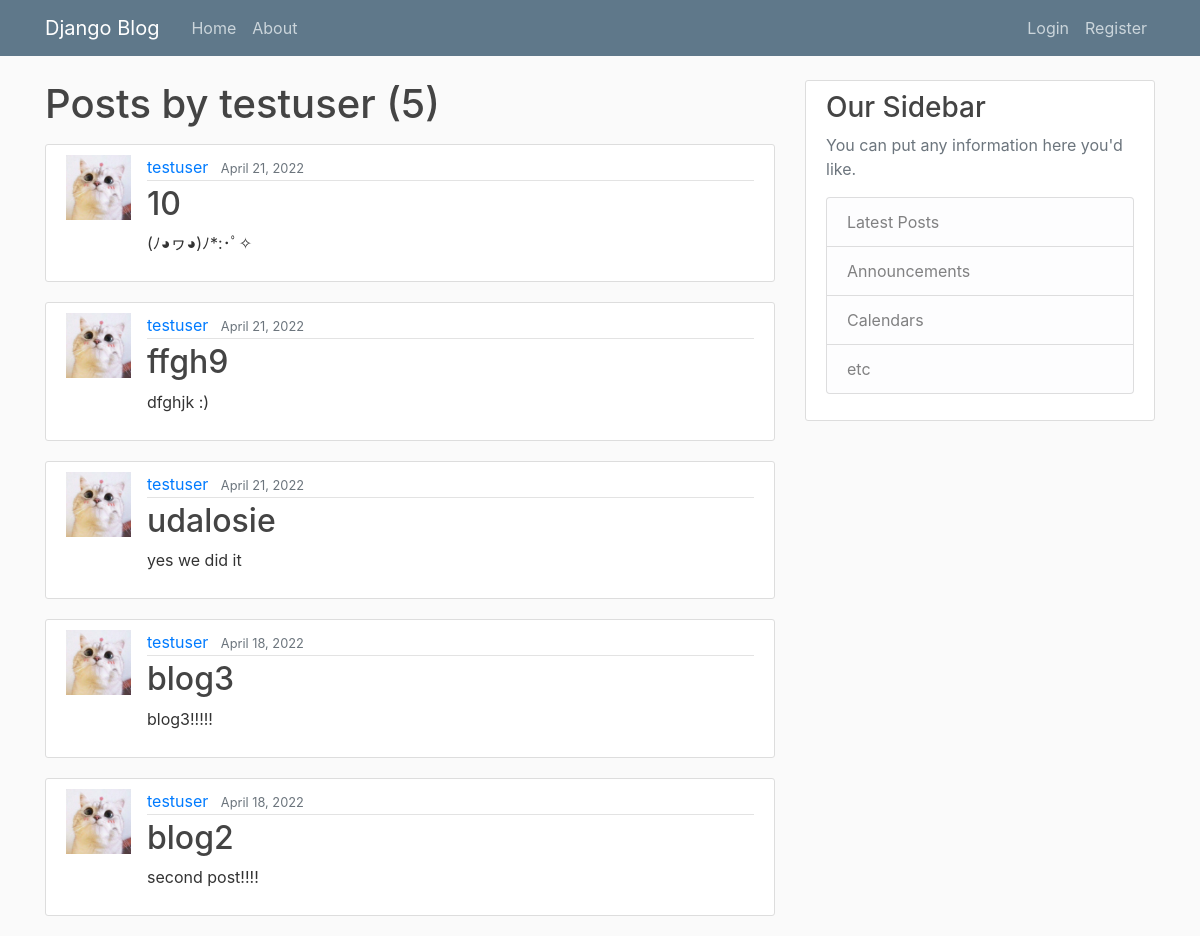
The app's page /user/testuser with its own data.
### blog/models.py (models this page shows, shortened)
class Post(models.Model):
	title = models.CharField(max_length=100)
	content = models.TextField()
	date_posted = models.DateTimeField(default=timezone.now)
	author = models.ForeignKey(User, on_delete=models.CASCADE)

### users/models.py (models this page shows, shortened)
class Profile(models.Model):
    user = models.OneToOneField(User, on_delete=models.CASCADE)
    image = models.ImageField(default='default.jpg', upload_to='profile_pics')

### blog/views.py (the view)
# urls.py: path('user/<str:username>', UserPostListView.as_view(), name="user-posts"),
class UserPostListView(ListView):
	model = Post
	template_name = 'blog/user_posts.html'
	context_object_name = 'posts'
	ordering = ['-date_posted']
	paginate_by = 5
	def get_queryset(self):
		user = get_object_or_404(User, username=self.kwargs.get('username'))
		return Post.objects.filter(author=user).order_by('-date_posted')

### blog/templates/blog/user_posts.html (shortened to what this page needs)
{% extends "blog/base.html" %}
{% block content %}
	<h1 class="mb-3">Posts by {{ view.kwargs.username }} ({{ page_obj.paginator.count }})</h1>
	{% for post in posts %}
		<article class="media content-section">
			<img class="rounded-cirle article-img" src="{{ post.author.profile.image.url }}">
 			<div class="media-body">
   				<div class="article-metadata">
      				<a class="mr-2" href="{% url 'user-posts' post.author.username %}">{{ post.author }}</a>
      				<small class="text-muted">{{ post.date_posted | date:"F d, Y" }}</small>
    			</div>
    			<h2><a class="article-title" href="{% url 'post-detail' post.id %}">{{ post.title }}</a></h2>
    			<p class="article-content">{{ post.content }}</p>
 			</div>
		</article>
	{% endfor %}
{% endblock content %}

### blog/templates/blog/base.html (shortened to what this page needs)
{% load static %}
<!doctype html>
<html lang="en">
  <head>
    <link rel="stylesheet" href="https://cdn.jsdelivr.net/npm/bootstrap@4.0.0/dist/css/bootstrap.min.css">
    <link rel="stylesheet" type="text/css" href="{% static 'blog/main.css' %}">
  </head>
  <body>
	<header class="site-header">
	  <nav class="navbar navbar-expand-md navbar-dark bg-steel fixed-top">
	    <div class="container">
	      <a class="navbar-brand mr-4" href="{% url 'blog-home' %}">Django Blog</a>
	      <div class="collapse navbar-collapse" id="navbarToggle">
	        <div class="navbar-nav mr-auto">
	          <a class="nav-item nav-link" href="{% url 'blog-home' %}">Home</a>
	          <a class="nav-item nav-link" href="{% url 'blog-about' %}">About</a>
	        </div>
	        <div class="navbar-nav">
	        	{% if user.is_authenticated %}
						<a class="nav-item nav-link" href="{% url 'profile' %}">Profile</a>
						<a class="nav-item nav-link" href="{% url 'post-create' %}">New Post</a>
	        	<a class="nav-item nav-link" href="{% url 'logout' %}">Logout</a>
	        	{% else %}
	          <a class="nav-item nav-link" href="{% url 'login' %}">Login</a>
	          <a class="nav-item nav-link" href="{% url 'register' %}">Register</a>
	          {% endif %}
	        </div>
	      </div>
	    </div>
	  </nav>
	</header>
	<main role="main" class="container">
	  <div class="row">
	    <div class="col-md-8">
	      {% block content %}{% endblock %}
	    </div>
	    <div class="col-md-4">
	      <div class="content-section">
	        <h3>Our Sidebar</h3>
	        <p class='text-muted'>You can put any information here you'd like.
	          <ul class="list-group">
	            <li class="list-group-item list-group-item-light">Latest Posts</li>
	            <li class="list-group-item list-group-item-light">Announcements</li>
	            <li class="list-group-item list-group-item-light">Calendars</li>
	            <li class="list-group-item list-group-item-light">etc</li>
	          </ul>
	        </p>
	      </div>
	    </div>
	  </div>
	</main>
  </body>
</html>

### blog/static/blog/main.css (style rules this page uses)
body { background: #fafafa; color: #333333; margin-top: 5rem; }
h1, h2, h3, h4, h5, h6 { color: #444444; }
ul { margin: 0; }
.bg-steel { background-color: #5f788a; }
.site-header .navbar-nav .nav-link { color: #cbd5db; }
.content-section { background: #ffffff; padding: 10px 20px; border: 1px solid #dddddd; border-radius: 3px; margin-bottom: 20px; }
.article-title { color: #444444; }
.article-content { white-space: pre-line; }
.article-img { height: 65px; width: 65px; margin-right: 16px; }
.article-metadata { padding-bottom: 1px; margin-bottom: 4px; border-bottom: 1px solid #e3e3e3 }

### records on screen
Post: author.profile.image (picture), author "testuser", date_posted "April 21, 2022", title "10", content "(ﾉ◕ヮ◕)ﾉ*:･ﾟ✧"
Post: author.profile.image (picture), author "testuser", date_posted "April 21, 2022", title "ffgh9", content "dfghjk :)"
Post: author.profile.image (picture), author "testuser", date_posted "April 21, 2022", title "udalosie", content "yes we did it"
Post: author.profile.image (picture), author "testuser", date_posted "April 18, 2022", title "blog3", content "blog3!!!!!"
Post: author.profile.image (picture), author "testuser", date_posted "April 18, 2022", title "blog2", content "second post!!!!"

### other values on screen
{{ view.kwargs.username }} "testuser"
{{ page_obj.paginator.count }} "5"
